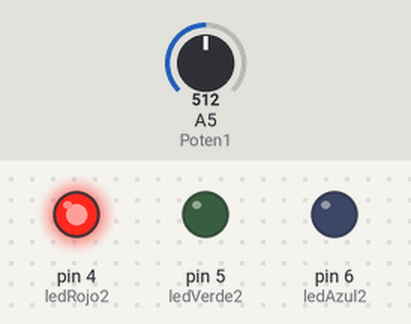
The sketch below on a simulated Arduino Uno, built with avr-gcc and run on an emulated ATmega328P. Parts: output pins drawn as LEDs (lit = HIGH). The test bench sets the inputs (shaded band); at power-on: A5 (Poten1) = 512.

Above: at 1.2 s.
1.3 s: A5 (Poten1) set to 587
2.8 s: A5 (Poten1) set to 618
At 3.4 s:
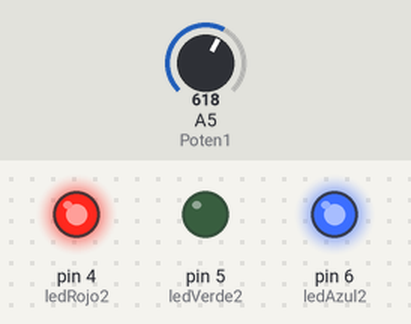
4.3 s: A5 (Poten1) set to 884
5.8 s: A5 (Poten1) set to 907
At 6.9 s:
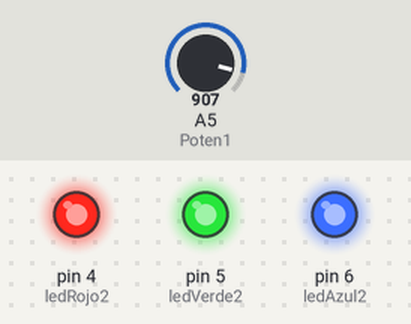
7.3 s: A5 (Poten1) set to 306
At 8.0 s:
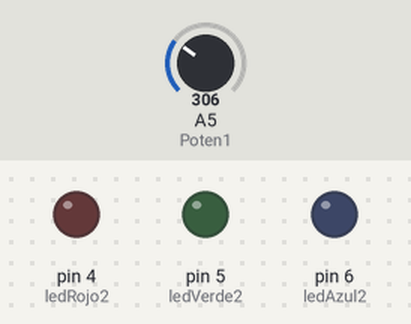
8.8 s: A5 (Poten1) set to 323
At 9.2 s:
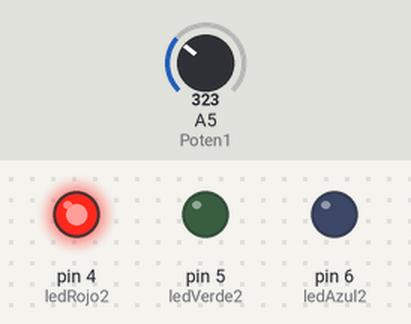
Timing chart, 0 to 11.3 s (numbered marks = the images above; inputs shaded):
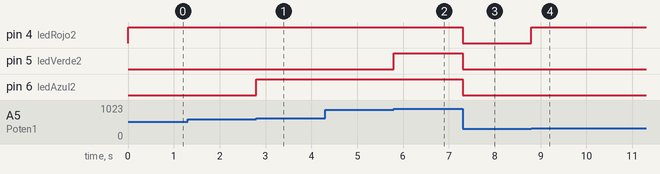

Measured:
- the behaviour switches between 599 and 600 on A5 (Poten1) (found by bisection; images 0 and 1)
- the behaviour switches between 891 and 892 on A5 (Poten1) (found by bisection; images 1 and 2)
- the behaviour switches between 306 and 307 on A5 (Poten1) (found by bisection; images 3 and 4)
- after the input at 1.3 s, every drawn part: stays the same
- after the input at 2.8 s, pin 6 (ledAzul2): LOW → HIGH at once
- after the input at 4.3 s, every drawn part: stays the same
- after the input at 5.8 s, pin 5 (ledVerde2): LOW → HIGH at once
- after the input at 7.3 s, pin 4 (ledRojo2), pin 5 (ledVerde2), pin 6 (ledAzul2): HIGH → LOW at once
- after the input at 8.8 s, pin 4 (ledRojo2): LOW → HIGH at once

The sketch:

Regulador1.7.ino
```cpp
// Adrián Díaz Moro          UO265431
// Raúl López Calvo          UO263918
// Alejandro León Pereira    UO258774
// Laboratorio 2-Grupo 3

const int ledRojo2 = 4;
const int ledVerde2 = 5;
const int ledAzul2 = 6;

#define Poten1 A5

void setup()
{
    Serial.begin(9600);

    pinMode(ledVerde2, OUTPUT);
    pinMode(ledRojo2, OUTPUT);
    pinMode(ledAzul2, OUTPUT);

}

void loop()
{
  //Leer potenciometro1
  int p1=map(analogRead(Poten1),0,1023,0,70);

  if(p1>=0 and p1<=20){
  	  digitalWrite(ledRojo2, LOW);
  	  digitalWrite(ledVerde2, LOW);
  	  digitalWrite(ledAzul2, LOW);
  }
  else if(p1>20 and p1<=40){
  	  digitalWrite(ledRojo2, HIGH);
  	  digitalWrite(ledVerde2, LOW);
  	  digitalWrite(ledAzul2, LOW);
  }
  else if(p1>40 and p1<=60){
  	  digitalWrite(ledRojo2, HIGH);
  	  digitalWrite(ledVerde2, LOW);
  	  digitalWrite(ledAzul2, HIGH);
  }
  else if(p1>60 and p1<=70){
  	  digitalWrite(ledRojo2, HIGH);
  	  digitalWrite(ledVerde2, HIGH);
  	  digitalWrite(ledAzul2, HIGH);
  }


}
```
